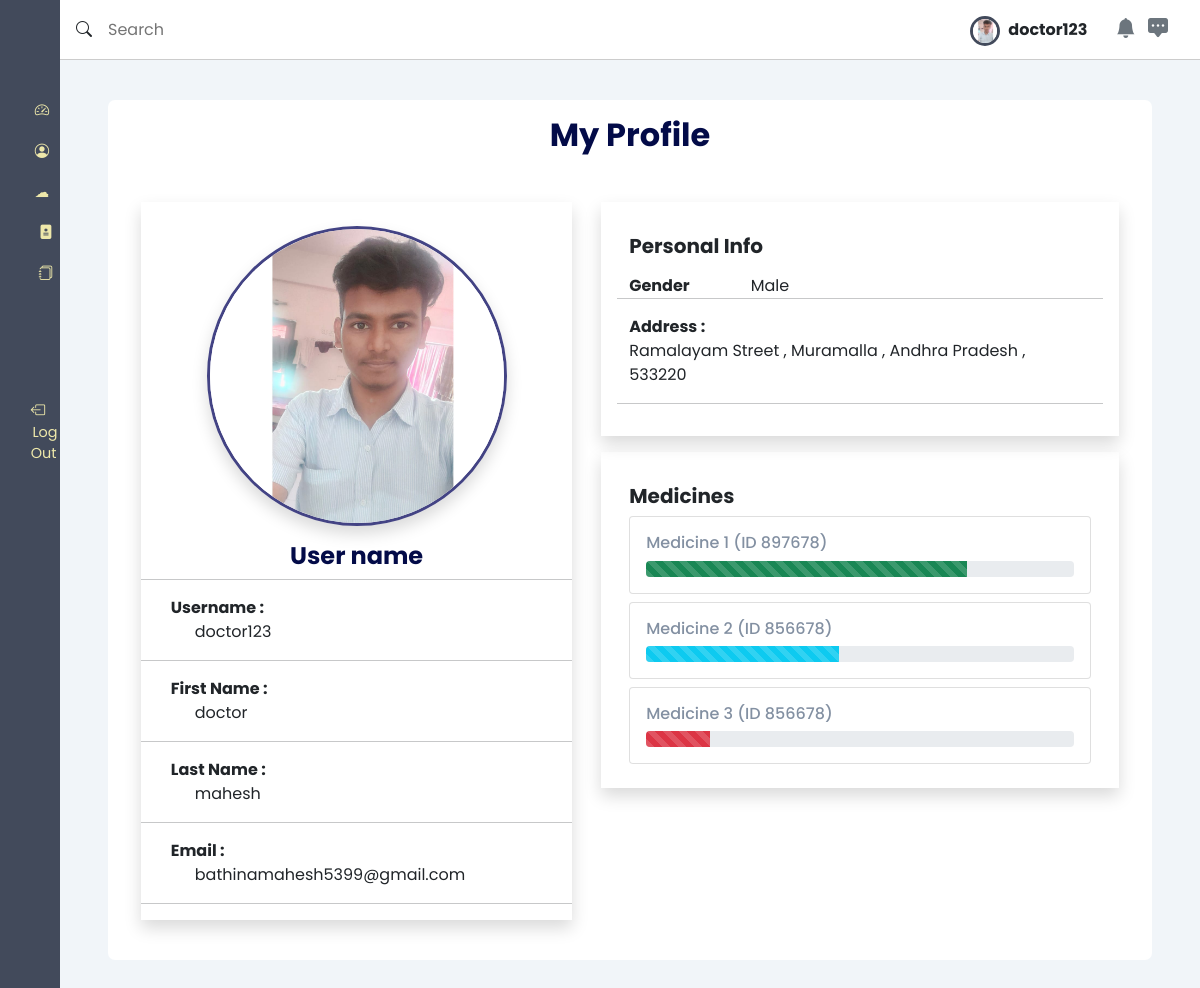
The page /patient-profile/ (signed in) on the database its author committed.
### users/models.py (models this page shows)
class User(AbstractUser):
    user_status = models.CharField(max_length=500, blank=True)
    first_name=models.TextField(max_length=500, blank=True)
    last_name=models.TextField(max_length=500, blank=True)
    profile_pic = models.ImageField(upload_to="doctor/profiles", blank=True,
                                    default="doctor/profiles/download.png")  # default=
    username = models.CharField(max_length=30, blank=False,unique=True)
    email=models.CharField(max_length=30, blank=False)
    gender_choices = (("Male", "Male"), ("Female", "Female"))
    sex = models.TextField(
        max_length=10, choices=gender_choices, default="not_known")
    password=models.TextField(max_length=30, blank=False)
    confirm_password=models.TextField(max_length=30, blank=False)
    address = models.TextField(max_length=30, blank=True)

### patient/views.py (the view)
# urls.py: path('patient-profile/', patient_profile, name='patient_profile'),
@login_required(login_url='/login')
def patient_profile(request):
    curruser = request.user.username
    data = User.objects.get(username=curruser)
    return render(request, 'patient/patient_profile.html', context={"basicdata": data})

### templates/patient/patient_profile.html (shortened to what this page needs)
{% extends 'patient/patient_main.html' %}
{% load static %}
{% block content %}
<main>
    <section class="recent">
        <div class="table-div">
            <div class="table-card">
                <div class="row p-3 justify-content-evenly">
                    <h2 class="text-center fw-bold mb-5" style="color: rgb(3, 11, 72);">My Profile</h2>
                    <div class="col-12 col-md-5  shadow mb-4">
                        <div class="text-center mt-4">
                            <img src="{{ basicdata.profile_pic.url }}"
                                class="img-fluid shadow" alt="" style="width: 300px; height:300px; border-radius: 50%; border: 3px solid rgb(67, 67, 132);">
                        </div>
                        <div class="row justify-content-evenly">
                            <h4 class="text-center fw-bold mt-3 mb-2" style="color: rgb(3, 11, 72);">User name</h4>
                            <hr>
                            <div class="col-11">
                                <span class="fw-bold">Username : </span>
                                <p class="ms-4">{{ basicdata.username }}</p>
                            </div>
                            <hr>
                            <div class="col-11">
                                <span class="fw-bold">First Name : </span>
                                <p class="ms-4">{{ basicdata.first_name }} </p>
                            </div>
                            <hr>
                            <div class="col-11">
                                <span class="fw-bold">Last Name : </span>
                                <p class="ms-4">{{ basicdata.last_name }} </p>
                            </div>
                            <hr>
                            <div class="col-11">
                                <span class="fw-bold">Email : </span>
                                <p class="ms-4">{{ basicdata.email }}</p>
                            </div>
                            <hr>
                        </div>
                    </div>
                    <div class="col-12 col-md-6 mb-4">
                        <div class="row shadow mb-3 p-3 ">
                            <h5 class="mt-3 fw-bold mb-3">Personal Info</h5>
                            <div class="col-3 fw-bold">Gender</div>
                            <div class="col-8 ">{{ basicdata.sex }}</div>
                            <hr>
                            <div class="col-11">
                                <span class="fw-bold">Address : </span>
                                <p>{{ basicdata.address }}</p>
                            </div>
                            <hr>
                        </div>
                        <div class="row shadow mb-3 p-3">
                            <h5 class="mt-3 fw-bold mb-2">Medicines</h5>
                            <div class="" style="max-height:270px ; overflow-y:scroll">
                                <div class="card mb-2 ">
                                    <div class="card-body ">
                                        <h5 class="card-title text-start">Medicine 1 (ID 897678) </h5>
                                        <div class="progress">
                                            <div class="progress-bar progress-bar-striped progress-bar-animated bg-success"
                                                role="progressbar" aria-label="Animated striped example"
                                                aria-valuenow="75" aria-valuemin="0   " aria-valuemax="100"
                                                style="width: 75%"></div>
                                        </div>
                                    </div>
                                </div>
                                <div class="card mb-2 ">
                                    <div class="card-body ">
                                        <h5 class="card-title text-start">Medicine 2 (ID 856678) </h5>
                                        <div class="progress">
                                            <div class="progress-bar progress-bar-striped progress-bar-animated bg-info"
                                                role="progressbar" aria-label="Animated striped example"
                                                aria-valuenow="75" aria-valuemin="0   " aria-valuemax="100"
                                                style="width: 45%"></div>
                                        </div>
                                    </div>
                                </div>
                                <div class="card mb-2 ">
                                    <div class="card-body ">
                                        <h5 class="card-title text-start">Medicine 3 (ID 856678) </h5>
                                        <div class="progress">
                                            <div class="progress-bar progress-bar-striped progress-bar-animated bg-danger"
                                                role="progressbar" aria-label="Animated striped example"
                                                aria-valuenow="75" aria-valuemin="0   " aria-valuemax="100"
                                                style="width: 15%"></div>
                                        </div>
                                    </div>
                                </div>
                            </div>
                        </div>
                    </div>
                </div>
            </div>
        </div>
    </section>
</main>
{% endblock %}

### templates/patient/patient_main.html (shortened to what this page needs)
{% load static %}
<!DOCTYPE html>
<html lang="en">
<head>
    <link rel="stylesheet" href="https://cdn.jsdelivr.net/gh/lykmapipo/themify-icons@0.1.2/css/themify-icons.css">
    <link rel="stylesheet" href="{% static 'css/style.css' %}">
     <link rel="stylesheet" href="https://cdn.jsdelivr.net/npm/bootstrap-icons@1.8.1/font/bootstrap-icons.css">
     <link href="https://cdn.jsdelivr.net/npm/bootstrap@5.0.2/dist/css/bootstrap.min.css" rel="stylesheet">
    <link rel="stylesheet" href="https://cdn.datatables.net/1.12.1/css/jquery.dataTables.min.css">
</head>
<body>
    <div class="sidebar">
        <div class="sidebar-header">
        </div>
        <div class="sidebar-menu">
            <ul>
                <li>
                    <a href="{% url 'patient_dashboard' %}">
                        <i class="bi bi-speedometer2 me-2"></i>
                    </a>
                </li>
                <li>
                    <a href="{% url 'patient_profile' %}">
                        <i class="bi bi-person-circle me-2"></i>
                    </a>
                </li>
                <li>
                    <a href="{% url 'patient_blogs' %}">
                        <i>&#9729;&nbsp;&nbsp;</i>
                    </a>
                </li>
                <li>
                    <a href="{% url 'patient_book_appointment' %}">
                        <i class="bi bi-file-medical-fill"></i>
                    </a>
                </li>
                <li>
                    <a href="{% url 'patient_my_appointments' %}">
                        <i class="bi bi-journals"></i>
                    </a>
                </li>
                <br><br><br><br>
                <li>
                    <a href="{% url 'logout' %}"  data-bs-toggle="tooltip" data-bs-placement="right" title="logout" >
                        <i class="bi bi-box-arrow-left me-3"></i>
                        <span class="d-none d-md-inline">Log Out </span></a></li>
            </ul>
        </div>
    </div>
    <div class="main-content">
        <header>
            <div class="search-wrapper">
                <span class=""><i class="bi bi-search fw-bold"></i></span>
                <input type="search" placeholder="Search">
            </div>
            <div class="#">
                <img src="{{ request.user.profile_pic.url }}" style="width: 30px;height: 30px;border-radius: 50%;overflow: hidden;background-color: blue;display:inline-block;vertical-align:middle;border:3px solid #424a5b;">
                <span class="fw-bold fs-6 ms-1 text-dark me-4">{{ request.user.username|safe | truncatechars:"10" }}</span>
                <span  data-bs-toggle="offcanvas" data-bs-target="#notice" aria-controls="notice"><i class="bi bi-bell-fill me-2 text-secondary fs-5"></i></span>
                <i class="bi bi-chat-square-dots-fill fs-5 me-3 text-secondary"></i>
            </div>
        </header>
        {% block content %}
        {% endblock content %}
    </div>
</body>
</html>

### static/css/style.css (style rules this page uses)
:root { --main-color: #424a5b; --color-dark: #1D2231; --text-grey: #8390A2; }
* { font-family: 'Poppins', sans-serif; margin: 0; padding: 0; text-decoration: none; list-style-type: none; box-sizing: border-box; }
.sidebar { height: 100%; width: 240px; position: fixed; left: 0; top: 0; z-index: 100; background: var(--main-color); color: #fff; overflow-y: auto; transition: width 500ms; }
.sidebar-header { display: flex; justify-content: space-between; align-items: center; height: 60px; padding: 0rem 1rem; }
.sidebar-menu { padding: 0rem; padding-top: 40px; }
.sidebar li { margin-bottom: 1.2rem; font-size: larger; }
.sidebar a { color: palegoldenrod; text-decoration: none; font-size: .9rem; }
.sidebar a span:last-child { padding-left: .1rem; }
.main-content { position: relative; margin-left: 240px; transition: margin-left 500ms; }
header { position: fixed; left: 240px; top: 0; z-index: 100; width: calc(100% - 240px); background: #fff; height: 60px; padding: 0rem 1rem; display: flex; align-items: center; justify-content: space-between; border-bottom: 1px solid #ccc; transition: left 500ms; }
.search-wrapper { display: flex; align-items: center; }
.search-wrapper input { border: 0; outline: 0; padding: 1rem; height: 38px; }
main { margin-top: 60px; background: #f1f5f9; min-height: 90vh; padding: 1rem 3rem; }
.card-body { padding: 1.3rem 1rem; }
.card-body h5 { color: var(--text-grey); font-size: 1rem; }
.recent { margin-top: 3rem; margin-bottom: 3rem; }
.text-center { text-align: center; }
@media only screen and (max-width: 1200px) { .sidebar { width: 60px; z-index: 150; } }
@media only screen and (max-width: 1200px) { .sidebar .sidebar-header h3 span, .sidebar li span:last-child { display: none; } }
@media only screen and (max-width: 1200px) { .sidebar .sidebar-header, .sidebar li { display: flex; justify-content: center; } }
@media only screen and (max-width: 1200px) { .main-content { margin-left: 60px; } }
@media only screen and (max-width: 1200px) { .main-content header { left: 60px; width: calc(100% - 60px); } }
.recent { margin-top: 1.5rem; margin-bottom: 3rem; }
.table-div { display: grid; grid-template-columns: 100% 25%; grid-column-gap: 1.5rem; }
.table-card { background: #fff; border-radius: 7px; }

### rows shown on the page
User: user.profile_pic (picture), user.username "doctor123", profile_pic (picture), username "doctor123", first_name "doctor", last_name "mahesh", email "bathinamahesh5399@gmail.com", sex "Male", address "Ramalayam Street , Muramalla , Andhra Pradesh , 533220"
